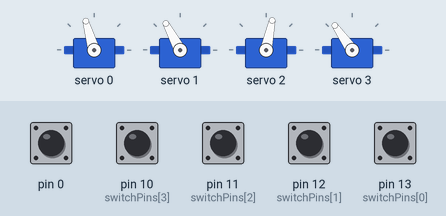
This sketch was run on a simulated Arduino Uno, built for the host (arithmetic inside an expression is 32-bit, double 64-bit). Shown: 4 × servo. Inputs (shaded band) come from the test bench; at power-on: pin 0, pin 10 (switchPins[3]), pin 11 (switchPins[2]), pin 12 (switchPins[1]), pin 13 (switchPins[0]) HIGH. What the sketch prints to the serial monitor is not drawn.

Above: at 1.2 s.
1.3 s: pin 11 (switchPins[2]) pulled LOW for 0.15 s
At 1.37 s:
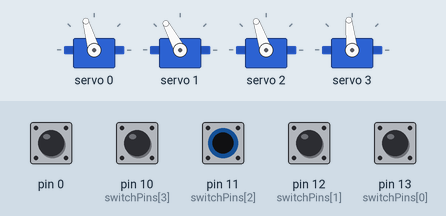
2.9 s: pin 12 (switchPins[1]) pulled LOW for 0.15 s
At 2.97 s:
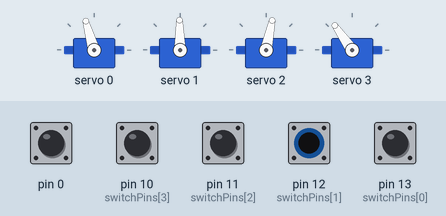
4.5 s: pin 13 (switchPins[0]) pulled LOW for 0.15 s
At 4.57 s:
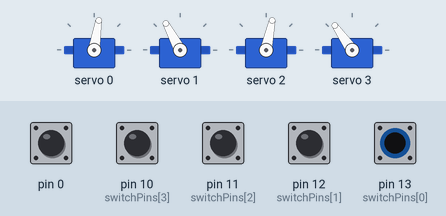
6.1 s: pin 11 (switchPins[2]) driven LOW and pin 12 (switchPins[1]) driven LOW
At 7.3 s:
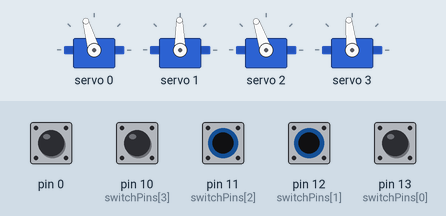
7.6 s: pin 13 (switchPins[0]) pulled LOW for 1 s
At 8.4 s:
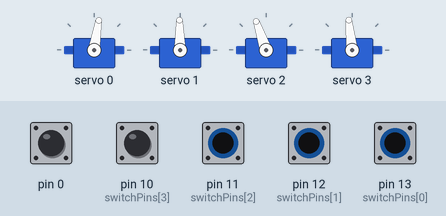
10.1 s: pin 11 (switchPins[2]) driven HIGH
At 11.5 s:
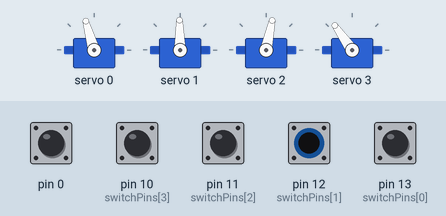
Timing chart, 0 to 12.6 s (numbered marks = the images above; inputs shaded):
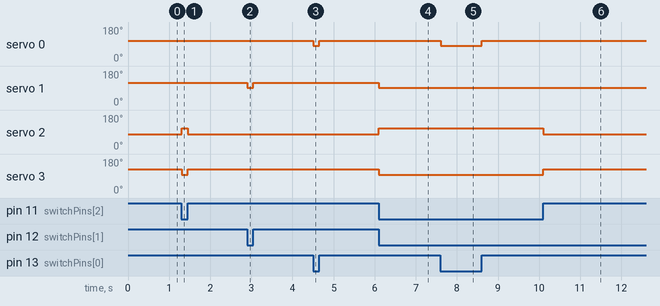

The sketch:

Eisenbahn_weiche.ino
```cpp
#include <Wire.h>
#include <Adafruit_PWMServoDriver.h>

Adafruit_PWMServoDriver pwm = Adafruit_PWMServoDriver();

#define SERVOMIN  110
#define SERVOMAX  510

uint8_t servonum = 0;

int switchPins[] = {13, 12, 11, 10};

int switchStates[4];

void setup() {
  Serial.begin(9600);

  for (int i = 0; i < sizeof(switchPins); i++) {
    pinMode(switchPins[i], INPUT_PULLUP);
  }

  pwm.begin();
  pwm.setPWMFreq(60);
  Serial.println("Setup abgesclossen");
  delay(50);
}

void loop() {
  for (int i = 0; i < sizeof(switchStates); i++) {
    switchStates[i] = readState(switchPins[i]);
    pinMode(switchPins[i], INPUT_PULLUP);
  }

  if(switchStates[0] == 1){
    pwm.setPWM(0, 0, 403);
  } else {
    pwm.setPWM(0, 0, 338);
  }

  if(switchStates[1] == 1){
    pwm.setPWM(1, 0, 433);
  } else {
    pwm.setPWM(1, 0, 365);
  }

  if(switchStates[2] == 1){
    pwm.setPWM(2, 0, 332);
  } else {
    pwm.setPWM(2, 0, 410);
  }
  if(switchStates[2] == 1){
    pwm.setPWM(3, 0, 450);
  } else {
    pwm.setPWM(3, 0, 378);
  }


}

int readState(int pin) {
  return digitalRead(pin) == 1 ? 1 : 0;
}
```

Measured:
- after the input at 1.3 s, servo 2: 78° → 109° at once, → 78° 0.15 s later; servo 3: 125° → 96° at once, → 125° 0.15 s later
- after the input at 2.9 s, servo 1: 118° → 91° at once, → 118° 0.15 s later
- after the input at 4.5 s, servo 0: 106° → 81° at once, → 106° 0.15 s later
- after the input at 6.1 s, servo 1: 118° → 91° at once; servo 2: 78° → 109° at once; servo 3: 125° → 96° at once
- after the input at 7.6 s, servo 0: 106° → 81° at once, → 106° 1.0 s later
- after the input at 10.1 s, servo 2: 109° → 78° at once; servo 3: 96° → 125° at once
